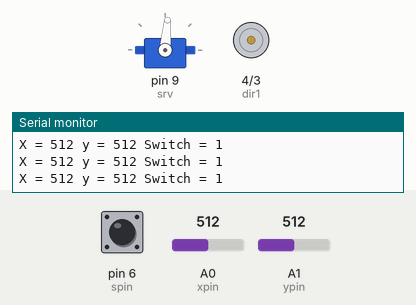
Simulated run of this sketch. Board: Arduino Uno, built with avr-gcc and run on an emulated ATmega328P. Parts: servo, motor-driver pin pairs drawn as motors (green arrow = first pin HIGH = forward, orange = second pin HIGH = backward, longer = more drive, scaled by the enable pin), the last lines printed to the serial monitor. The test bench sets the inputs (shaded band); at power-on: A0 (xpin) = 512, A1 (ypin) = 512, pin 6 (spin) HIGH.

Above: at 1.2 s.
1.3 s: A0 (xpin) set to 108
At 2.5 s:
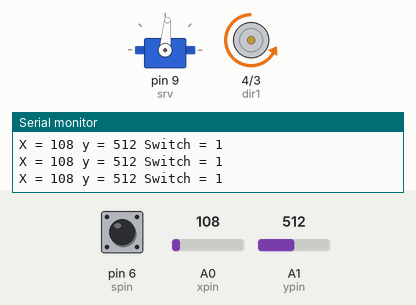
2.8 s: A0 (xpin) set to 95
At 4.2 s:
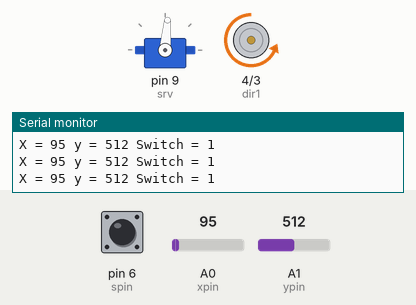
5.8 s: A1 (ypin) set to 716
At 6.7 s:
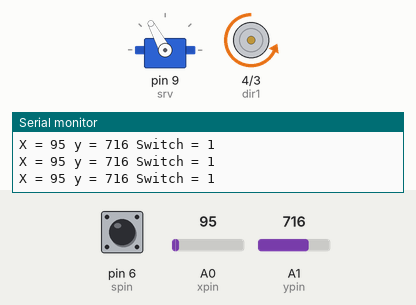
7.3 s: A1 (ypin) set to 983
At 8.5 s:
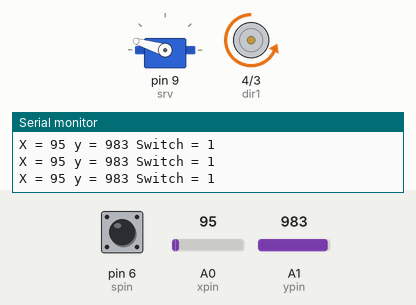
8.8 s: A1 (ypin) set to 1013
At 9.2 s:
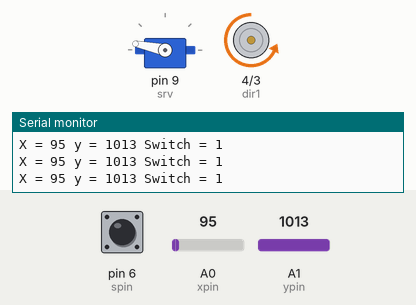
11.8 s: A0 (xpin) set to 306
At 12.7 s:
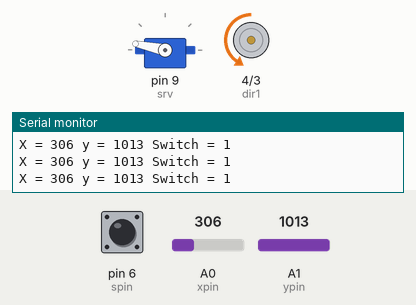
Timing chart, 0 to 14.3 s (numbered marks = the images above; inputs shaded):
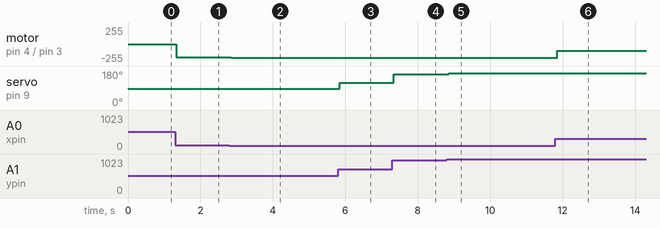

Measured:
- after the input at 1.3 s, motor on pin 4 (dir1) / pin 3 (dir2): stopped → backward 201/255 at once
- after the input at 2.8 s, motor on pin 4 (dir1) / pin 3 (dir2): backward 201/255 → backward 207/255 after 0.05 s
- after the input at 5.8 s, servo on pin 9 (srv): 85° → 118° after 0.05 s
- after the input at 7.3 s, servo on pin 9 (srv): 118° → 163° at once
- after the input at 8.8 s, servo on pin 9 (srv): 163° → 168° after 0.06 s
- after the input at 11.8 s, motor on pin 4 (dir1) / pin 3 (dir2): backward 207/255 → backward 102/255 after 0.06 s

The sketch:

SRV_DC_JOYSICK.ino
```cpp
#include <Servo.h>

//joystick pins
int xpin=A0; //VRX :- A0
int ypin=A1; //VRY :- A1
int spin=6; //SW :- pin6
            //+5v :- 5V
            //GND :- GND
//servopins
int srv=9; //brownpin :- GND
           //redpin :- 5V
           //yellowpin :- pin9
int srvpos=0;
Servo mysrv;

int xval;
int yval;
int sval;

int dt=2;

int speedpin=5;
int dir1=4;
int dir2=3;

int mspeed;

void setup() {
Serial.begin(9600);
pinMode(xpin,INPUT);
pinMode(ypin,INPUT);
pinMode(spin,INPUT);

digitalWrite(spin,HIGH);

mysrv.attach(srv);

pinMode(speedpin,OUTPUT);
pinMode(dir1,OUTPUT);
pinMode(dir2,OUTPUT);
}

void loop() {
xval=analogRead(xpin);
yval=analogRead(ypin);
sval=digitalRead(spin);
delay(dt);
Serial.print("X = ");
Serial.print(xval);
Serial.print(" ");
Serial.print("y = ");
Serial.print(yval);
Serial.print(" ");
Serial.print("Switch = ");
Serial.println(sval);

srvpos=yval*(170./1023.);
mysrv.write(srvpos);

if(xval<510){
  digitalWrite(dir1,LOW);
  digitalWrite(dir2,HIGH);
  mspeed=(-255./512.)*xval+255;
  analogWrite(speedpin,mspeed);
}


if(xval>510){
  digitalWrite(dir1,HIGH);
  digitalWrite(dir2,LOW);
  mspeed=(255./512.)*xval-255;
  analogWrite(speedpin,mspeed);
}
}
```
